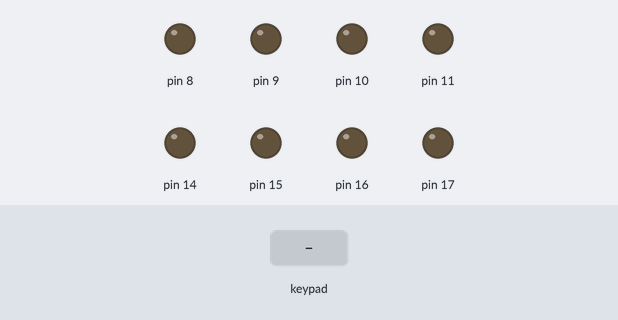
The sketch below on a simulated Arduino Uno, built with avr-gcc and run on an emulated ATmega328P. On the bench: output pins drawn as LEDs (lit = HIGH). Wiring (inferred from the signals the program sends): 2×4 keypad with keys 1 2 3 4 5 6 7 8 (labels assumed): rows pin 2, pin 3; columns pin 4, pin 5, pin 6, pin 7. The test bench sets the inputs (shaded band). Pins used as bus, display or sensor lines are not drawn.

Above: at 1.2 s.
1.3 s: key '1' pressed
At 1.8 s:
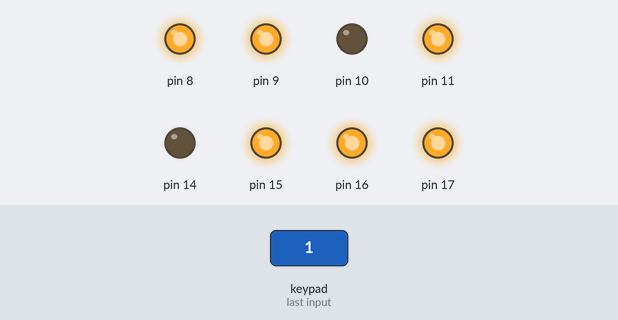
2.8 s: keypad keys 1 2 pressed 0.4 s apart
At 4.2 s:
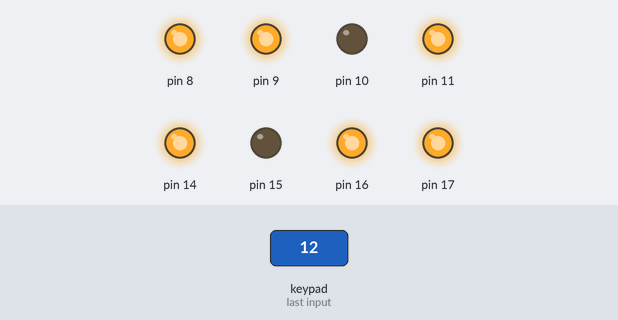
5.1 s: key '3' pressed
At 6.3 s:
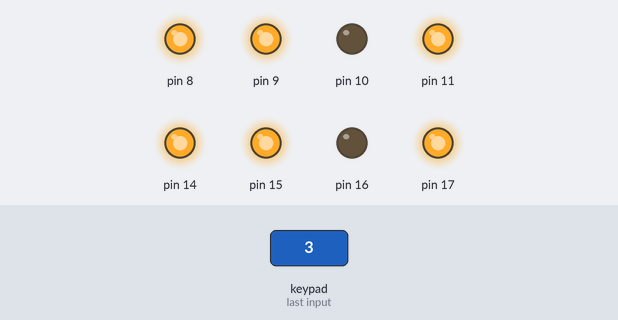
6.6 s: keypad keys 2 5 pressed 0.4 s apart
At 8.2 s:
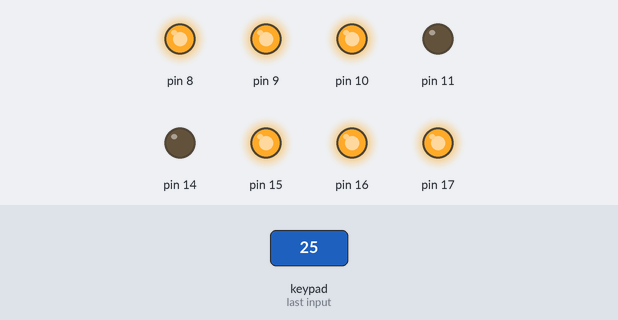
8.9 s: key '4' pressed
At 10.0 s:
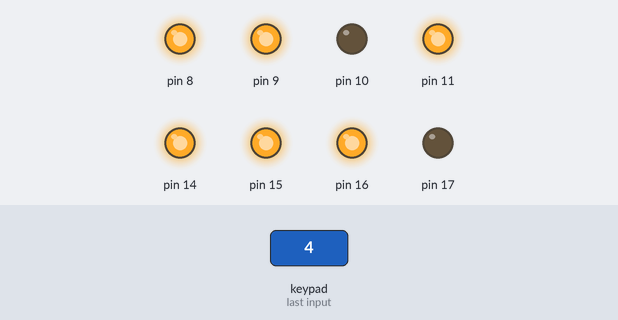
10.4 s: key '6' pressed
At 11.8 s:
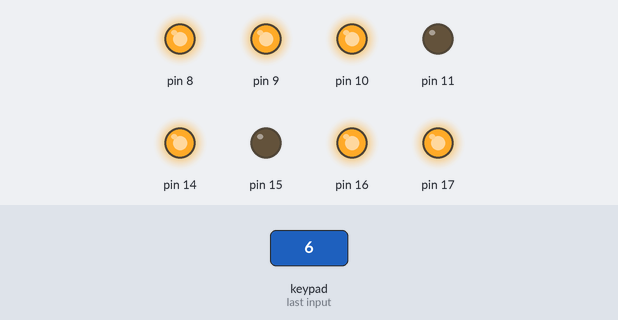
Timing chart, 0 to 12.9 s (numbered marks = the images above; inputs shaded):
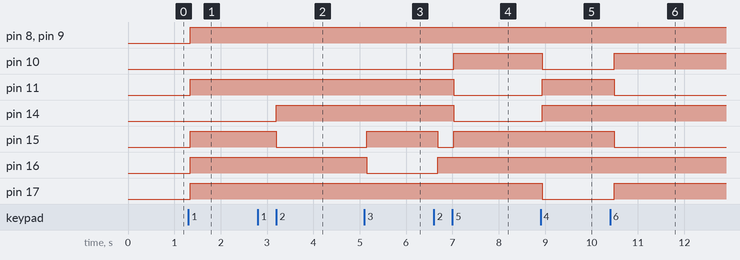

The sketch:

q1.ino
```cpp
/*
Keypad layout
1 2 3 A
4 5 6 B
7 8 9 C
* 0 # D

Keypad : port mapping
row1..4 : DDD7..4
col1..4 : DDD3..0

LED : port mapping
row1..4 : PORTC0..3
col1..4 : PORTB3..0
*/

#define BAUD 9600
#define UBRR_VALUE ((F_CPU / 16 / BAUD) - 1)

#define DELAY_MS 20

const unsigned char keymap[4][4] = {{'1', '2', '3', 'A'},
                                    {'4', '5', '6', 'B'},
                                    {'7', '8', '9', 'C'},
                                    {'*', '0', '#', 'D'}};

void USART_Init(unsigned int ubrr) {
  /*
   * UBRR0H is the high byte of the UBRR0 register
   * UBRR0L is the low byte of the UBRR0 register
   * UCSR0B is the USART Control and Status Register B, which contains the RXEN0
   * and TXEN0 bits UCSR0C is the USART Control and Status Register C, which
   * contains the UCSZ00 and UCSZ01 bits RXEN0 is the Receive Enable bit TXEN0
   * is the Transmit Enable bit UCSZ00 is the Character Size bit 0 USBS0 is the
   * Stop Bit Select bit
   */

  /* Set BAUD rate */
  UBRR0H = (unsigned char)(ubrr >> 8); // >> 8 means shift 8 bits to the right
                                       // to get the first 8 bits
  UBRR0L = (unsigned char)ubrr;        // get the last 8 bits
  /* Enable receiver and transmitter */
  UCSR0B = (1 << RXEN0) | (1 << TXEN0);
  /* Set frame format: 8data, 2stop bit */
  UCSR0C = (1 << USBS0) | (3 << UCSZ00);
}

unsigned char USART_Receive() {
  /*
   * UCSR0A is the USART Control and Status Register A, which contains the RXC0
   * bit RXC0 is the Receive Complete bit UDR0 is the USART I/O Data Register
   */

  /* Wait for data to be received */
  while (!(UCSR0A & (1 << RXC0)))
    ;
  /* Get and return received data from buffer */
  return UDR0;
}

void USART_Transmit(unsigned char data) {
  /*
   * UCSR0A is the USART Control and Status Register A, which contains the UDRE0
   * bit UDRE0 is the USART Data Register Empty bit UDR0 is the USART I/O Data
   * Register
   */

  /* Wait for empty transmit buffer */
  while (!(UCSR0A & (1 << UDRE0)))
    ;
  /* Put data into buffer, sends the data */
  UDR0 = data;
}

// Goal: press a key on the keypad and see the corresponding LED light up
void setup() {
  // initialize serial communication at 9600 bits per second:
  USART_Init(UBRR_VALUE);
  // keypad - col
  DDRD = 0x0F;
  // keypad - row
  PORTD = 0xF0;
  // led - col
  DDRB = 0x0F;
  // led - row
  DDRC = 0x0F;
}

unsigned char col = 0x01;
unsigned char row;

void loop() {

  // wait for button press
  while ((PIND & 0xF0) == 0xF0) {
    col = (col == 0x10) ? 0x01 : (col << 1); // shift left
    PORTD = 0xF0 | ~(col & 0x0F); // set col by active low
    _delay_ms(DELAY_MS); // delay
    row = (PIND & 0xF0); // get row
  }

  // set led for COL (active low)
  PORTB = 0xF0 | ~(col & 0x0F);
  // set led for ROW (active low)
  PORTC = 0xF0 | (row >> 4);
}
```

Measured:
- after the input at 1.3 s, pin 8, pin 9, pin 11, pin 15–17: LOW → HIGH at once
- after the input at 2.8 s, pin 14: LOW → HIGH after 0.40 s; pin 15: HIGH → LOW after 0.40 s
- after the input at 5.1 s, pin 15: LOW → HIGH after 0.05 s; pin 16: HIGH → LOW after 0.05 s
- after the input at 6.6 s, pin 10: LOW → HIGH after 0.43 s; pin 11, pin 14: HIGH → LOW after 0.43 s; pin 15: HIGH → LOW after 0.08 s, → HIGH 0.35 s later; pin 16: LOW → HIGH after 0.08 s
- after the input at 8.9 s, pin 10, pin 17: HIGH → LOW at once; pin 11, pin 14: LOW → HIGH at once
- after the input at 10.4 s, pin 10, pin 17: LOW → HIGH after 0.09 s; pin 11, pin 15: HIGH → LOW after 0.09 s
